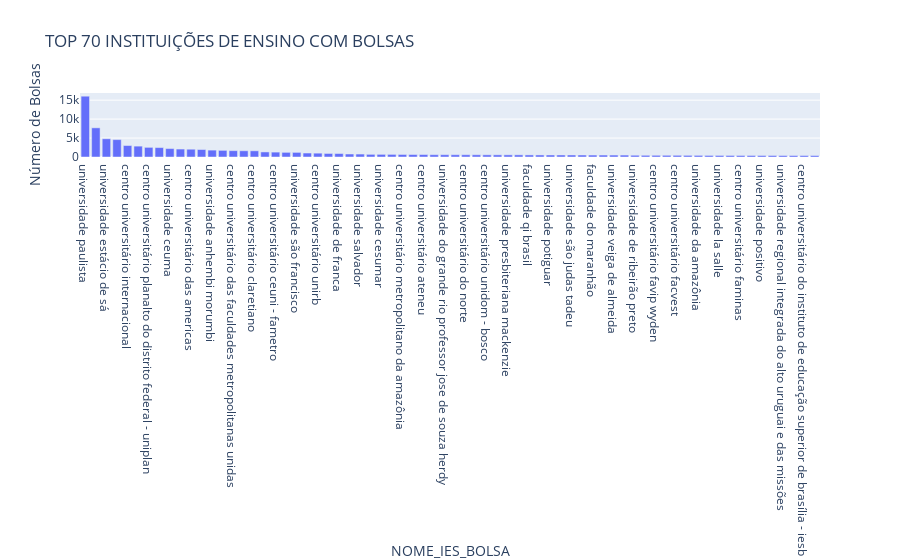

The notebook cell this image was saved under:
### Code cell
# Gráfico 4: Instituições de Ensino (limitado a 70 instituições)

# Seleciona as 70 instituições com mais bolsas
top_70_institutions = institutions_distribution.nlargest(70, 'count')

fig4 = px.bar(top_70_institutions, x='NOME_IES_BOLSA', y='count',
              title='TOP 70 INSTITUIÇÕES DE ENSINO COM BOLSAS', labels={'count': 'Número de Bolsas'})
fig4.update_layout(xaxis={'categoryorder':'total descending'})  # Ordena por número de bolsas
fig4.show()

### Figure 1 — Plotly figure (JSON) as saved in the notebook; plotly's stock layout.template omitted (floating-point values rounded to 4 significant figures)
{"data": [{"alignmentgroup": "True", "hovertemplate": "NOME_IES_BOLSA=%{x}<br>Número de Bolsas=%{y}<extra></extra>", "legendgroup": "", "marker": {"color": "#636efa", "pattern": {"shape": ""}}, "name": "", "offsetgroup": "", "orientation": "v", "showlegend": false, "textposition": "auto", "type": "bar", "x": ["universidade paulista", "centro universitário leonardo da vinci", "universidade estácio de sá", "universidade pitágoras unopar", "centro universitário internacional", "pontifícia universidade católica de minas gerais", "centro universitário planalto do distrito federal - uniplan", "universidade nove de julho", "universidade ceuma", "universidade santo amaro", "centro universitário das americas", "universidade cruzeiro do sul", "universidade anhembi morumbi", "centro universitário de maringá - unicesumar", "centro universitário das faculdades metropolitanas unidas", "universidade cidade de são paulo", "centro universitário claretiano", "pontifícia universidade católica do paraná", "centro universitário ceuni - fametro", "centro universitário estácio de ribeirão preto", "universidade são francisco", "centro universitário maurício de nassau", "centro universitário unirb", "universidade anhanguera", "universidade de franca", "centro universitário euro-americano", "universidade salvador", "faculdade educacional da lapa", "universidade cesumar", "universidade de passo fundo", "centro universitário metropolitano da amazônia", "universidade do vale do rio dos sinos", "centro universitário ateneu", "centro universitário ibmr", "universidade do grande rio professor jose de souza herdy", "pontifícia universidade católica de campinas", "centro universitário do norte", "universidade de caxias do sul", "centro universitário unidom - bosco", "faculdade unida de campinas goiãnia - facunicamps goiãnia", "universidade presbiteriana mackenzie", "universidade do oeste de santa catarina", "faculdade qi brasil", "centro universitário de caratinga", "universidade potiguar", "centro universitário jorge amado", "universidade são judas tadeu", "centro universitário unicarioca", "faculdade do maranhão", "centro universitário braz cubas", "universidade veiga de almeida", "centro universitário una", "universidade de ribeirão preto", "faculdade meridional", "centro universitário favip wyden", "centro universiário uniftc salvador", "centro universitário facvest", "centro universitário do distrito federal", "universidade da amazônia", "centro universitário da fundação herminio ometto", "universidade la salle", "faculdade frassinetti do recife", "centro universitário faminas", "universidade de sorocaba", "universidade positivo", "centro universitário do paraná", "universidade regional integrada do alto uruguai e das missões", "pontifícia universidade católica de goiás", "centro universitário do instituto de educação superior de brasília - iesb", "centro universitário uninorte"], "xaxis": "x", "y": [16043, 7697, 4814, 4589, 3029, 2869, 2544, 2489, 2223, 2094, 2052, 1972, 1816, 1749, 1672, 1643, 1634, 1336, 1289, 1227, 1217, 1048, 1014, 933, 911, 792, 777, 700, 695, 686, 664, 648, 645, 608, 607, 602, 597, 589, 576, 569, 568, 566, 547, 537, 536, 536, 532, 528, 518, 517, 513, 508, 461, 449, 449, 448, 445, 434, 428, 414, 411, 409, 405, 401, 399, 398, 396, 392, 391, 387], "yaxis": "y"}], "layout": {"barmode": "relative", "legend": {"tracegroupgap": 0}, "title": {"text": "TOP 70 INSTITUIÇÕES DE ENSINO COM BOLSAS"}, "xaxis": {"anchor": "y", "categoryorder": "total descending", "domain": [0, 1], "title": {"text": "NOME_IES_BOLSA"}}, "yaxis": {"anchor": "x", "domain": [0, 1], "title": {"text": "Número de Bolsas"}}}}
